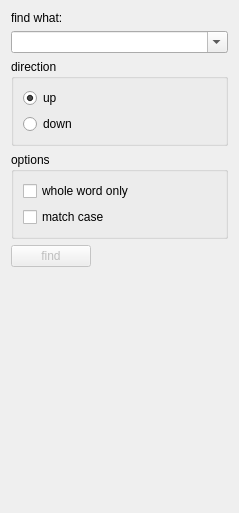
       <widget class="QWidget" name="FindTextPage">
        <property name="geometry">
         <rect>
          <x>0</x>
          <y>0</y>
          <width>239</width>
          <height>513</height>
         </rect>
        </property>
        <attribute name="label">
         <string>Find text in console</string>
        </attribute>
        <layout class="QVBoxLayout" name="verticalLayout_12">
         <item>
          <widget class="QLabel" name="label_3">
           <property name="text">
            <string>find what:</string>
           </property>
          </widget>
         </item>
         <item>
          <widget class="QComboBox" name="findWhatComboBox">
           <property name="sizePolicy">
            <sizepolicy hsizetype="Ignored" vsizetype="Preferred">
             <horstretch>0</horstretch>
             <verstretch>0</verstretch>
            </sizepolicy>
           </property>
           <property name="maximumSize">
            <size>
             <width>16777215</width>
             <height>16777215</height>
            </size>
           </property>
           <property name="inputMethodHints">
            <set>Qt::ImhNone</set>
           </property>
           <property name="editable">
            <bool>true</bool>
           </property>
           <property name="duplicatesEnabled">
            <bool>false</bool>
           </property>
          </widget>
         </item>
         <item>
          <widget class="QGroupBox" name="groupBox">
           <property name="title">
            <string>direction</string>
           </property>
           <layout class="QVBoxLayout" name="verticalLayout_9">
            <item>
             <widget class="QRadioButton" name="directionUpRadioButton">
              <property name="text">
               <string>up</string>
              </property>
              <property name="checked">
               <bool>true</bool>
              </property>
             </widget>
            </item>
            <item>
             <widget class="QRadioButton" name="directionDownRadioButton">
              <property name="text">
               <string>down</string>
              </property>
             </widget>
            </item>
           </layout>
          </widget>
         </item>
         <item>
          <widget class="QGroupBox" name="groupBox_2">
           <property name="title">
            <string>options</string>
           </property>
           <layout class="QVBoxLayout" name="verticalLayout_11">
            <item>
             <widget class="QCheckBox" name="matchWholeWordCheckBox">
              <property name="text">
               <string>whole word only</string>
              </property>
             </widget>
            </item>
            <item>
             <widget class="QCheckBox" name="matchCaseCheckBox">
              <property name="text">
               <string>match case</string>
              </property>
             </widget>
            </item>
           </layout>
          </widget>
         </item>
         <item>
          <layout class="QHBoxLayout" name="horizontalLayout_2">
           <item>
            <widget class="QPushButton" name="findPushButton">
             <property name="enabled">
              <bool>false</bool>
             </property>
             <property name="text">
              <string>find</string>
             </property>
            </widget>
           </item>
           <item>
            <spacer name="horizontalSpacer_3">
             <property name="orientation">
              <enum>Qt::Horizontal</enum>
             </property>
             <property name="sizeHint" stdset="0">
              <size>
               <width>40</width>
               <height>20</height>
              </size>
             </property>
            </spacer>
           </item>
          </layout>
         </item>
         <item>
          <widget class="QLabel" name="resultLabel">
           <property name="text">
            <string/>
           </property>
          </widget>
         </item>
         <item>
          <spacer name="verticalSpacer_5">
           <property name="orientation">
            <enum>Qt::Vertical</enum>
           </property>
           <property name="sizeHint" stdset="0">
            <size>
             <width>18</width>
             <height>13</height>
            </size>
           </property>
          </spacer>
         </item>
        </layout>
       </widget>
